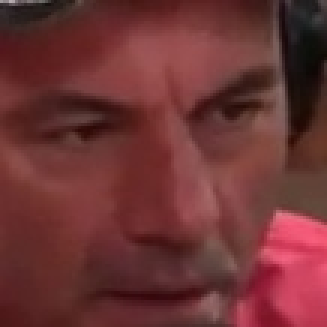
#> input picture smart_face_things/faces/joe_and_lex/joe1.jpg, 109 x 109 px (shown 3 times larger)
$ python obtrack.py
#> lines starting #> are read from the running program, lines starting #| are printed output that depends on the picture
#> further down, img is the input picture: shape (109, 109, 3); mean B, G, R 52, 51.7, 108.4
import cv2
import sys
import pickle
import imutils
import imageio
from itertools import count
import numpy as np
import os

def process_face(img):
    if img.shape != face_shape:
        img = cv2.resize(img, face_shape[:2])
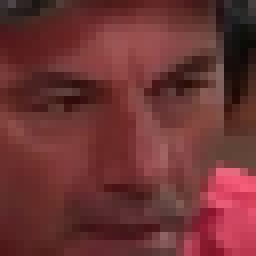
#> img: shape (32, 32, 3) (shown 8 times larger); mean of channels 0, 1, 2 51.8, 51.5, 108.2; drawn as B, G, R
    if len(img.shape) == 3:
        img = cv2.cvtColor(img, cv2.COLOR_BGR2GRAY)
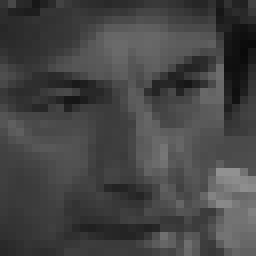
#> img: shape (32, 32) (shown 8 times larger); min 10, max 145, mean 68.5
    return img

if __name__ == '__main__' :

    # tracker_type = "CSRF"
    # tracker = cv2.TrackerCSRT_create()
    face_cascade = cv2.CascadeClassifier(cv2.data.haarcascades + 'haarcascade_frontalface_default.xml')
    face_recognizer = recognizer = cv2.face.LBPHFaceRecognizer_create()
    face_shape = (32,32,3)
    video_name = "joe_and_lex"
    face_names = ["joe", "lex"]
    faces = []
    labels = []
    for label, face_name in enumerate(face_names):
        for i in count(1, 1):
            fname = f"faces/{video_name}/{face_name}{i}.jpg"
            if os.path.isfile(fname):
                img = cv2.imread(fname, cv2.IMREAD_UNCHANGED)
                img = process_face(img)
                faces.append(img)
                labels.append(label)
            else:
                break
    face_recognizer.train(faces, np.array(labels))


    # Read video
#> (the run stopped early here; a loop or call above may not have finished)
